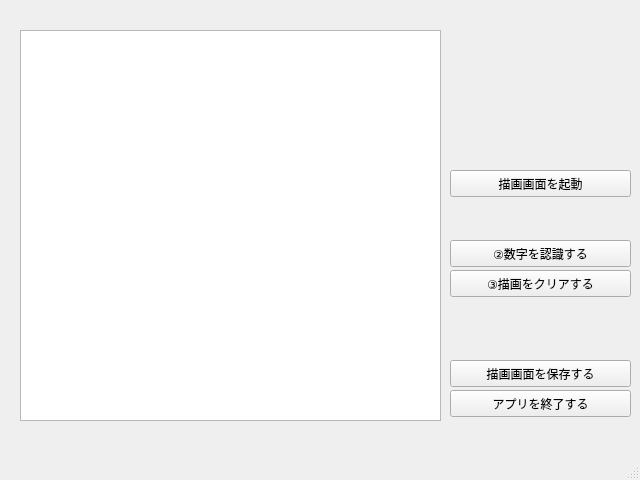
<?xml version="1.0" encoding="UTF-8"?>
<ui version="4.0">
 <class>MainWindow</class>
 <widget class="QMainWindow" name="MainWindow">
  <property name="geometry">
   <rect>
    <x>0</x>
    <y>0</y>
    <width>640</width>
    <height>480</height>
   </rect>
  </property>
  <property name="windowTitle">
   <string>MainWindow</string>
  </property>
  <widget class="QWidget" name="centralwidget">
   <widget class="QPushButton" name="button_exit">
    <property name="geometry">
     <rect>
      <x>450</x>
      <y>390</y>
      <width>181</width>
      <height>27</height>
     </rect>
    </property>
    <property name="text">
     <string>アプリを終了する</string>
    </property>
   </widget>
   <widget class="QPushButton" name="pushButtonPaintImage">
    <property name="geometry">
     <rect>
      <x>450</x>
      <y>170</y>
      <width>181</width>
      <height>27</height>
     </rect>
    </property>
    <property name="text">
     <string>描画画面を起動</string>
    </property>
   </widget>
   <widget class="QPushButton" name="pushButtonSaveImage">
    <property name="geometry">
     <rect>
      <x>450</x>
      <y>360</y>
      <width>181</width>
      <height>27</height>
     </rect>
    </property>
    <property name="text">
     <string>描画画面を保存する</string>
    </property>
   </widget>
   <widget class="QTextEdit" name="textEdit">
    <property name="geometry">
     <rect>
      <x>20</x>
      <y>30</y>
      <width>421</width>
      <height>391</height>
     </rect>
    </property>
   </widget>
   <widget class="QWidget" name="widget" native="true">
    <property name="geometry">
     <rect>
      <x>520</x>
      <y>30</y>
      <width>81</width>
      <height>131</height>
     </rect>
    </property>
   </widget>
   <widget class="QPushButton" name="pushButtonClear">
    <property name="geometry">
     <rect>
      <x>450</x>
      <y>270</y>
      <width>181</width>
      <height>27</height>
     </rect>
    </property>
    <property name="text">
     <string>③描画をクリアする</string>
    </property>
   </widget>
   <widget class="QPushButton" name="pushButtonRecognizeNumber">
    <property name="geometry">
     <rect>
      <x>450</x>
      <y>240</y>
      <width>181</width>
      <height>27</height>
     </rect>
    </property>
    <property name="text">
     <string>②数字を認識する</string>
    </property>
   </widget>
  </widget>
  <widget class="QMenuBar" name="menubar">
   <property name="geometry">
    <rect>
     <x>0</x>
     <y>0</y>
     <width>640</width>
     <height>25</height>
    </rect>
   </property>
  </widget>
  <widget class="QStatusBar" name="statusbar"/>
 </widget>
 <resources/>
 <connections/>
</ui>
